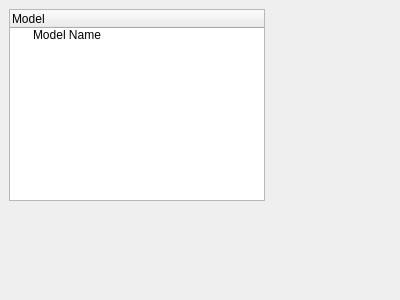
<?xml version="1.0" encoding="UTF-8"?>
<ui version="4.0">
 <class>Form</class>
 <widget class="QWidget" name="Form">
  <property name="geometry">
   <rect>
    <x>0</x>
    <y>0</y>
    <width>400</width>
    <height>300</height>
   </rect>
  </property>
  <property name="windowTitle">
   <string>Form</string>
  </property>
  <widget class="QTreeWidget" name="pipLine">
   <property name="enabled">
    <bool>true</bool>
   </property>
   <property name="geometry">
    <rect>
     <x>9</x>
     <y>9</y>
     <width>256</width>
     <height>192</height>
    </rect>
   </property>
   <property name="sizePolicy">
    <sizepolicy hsizetype="Preferred" vsizetype="Preferred">
     <horstretch>0</horstretch>
     <verstretch>0</verstretch>
    </sizepolicy>
   </property>
   <property name="sizeIncrement">
    <size>
     <width>300</width>
     <height>0</height>
    </size>
   </property>
   <property name="editTriggers">
    <set>QAbstractItemView::DoubleClicked|QAbstractItemView::EditKeyPressed|QAbstractItemView::SelectedClicked</set>
   </property>
   <property name="dragEnabled">
    <bool>false</bool>
   </property>
   <column>
    <property name="text">
     <string notr="true">Model</string>
    </property>
   </column>
   <item>
    <property name="text">
     <string notr="true">Model Name</string>
    </property>
    <property name="flags">
     <set>ItemIsSelectable|ItemIsDragEnabled|ItemIsEnabled|ItemIsTristate</set>
    </property>
   </item>
  </widget>
 </widget>
 <resources/>
 <connections/>
</ui>
